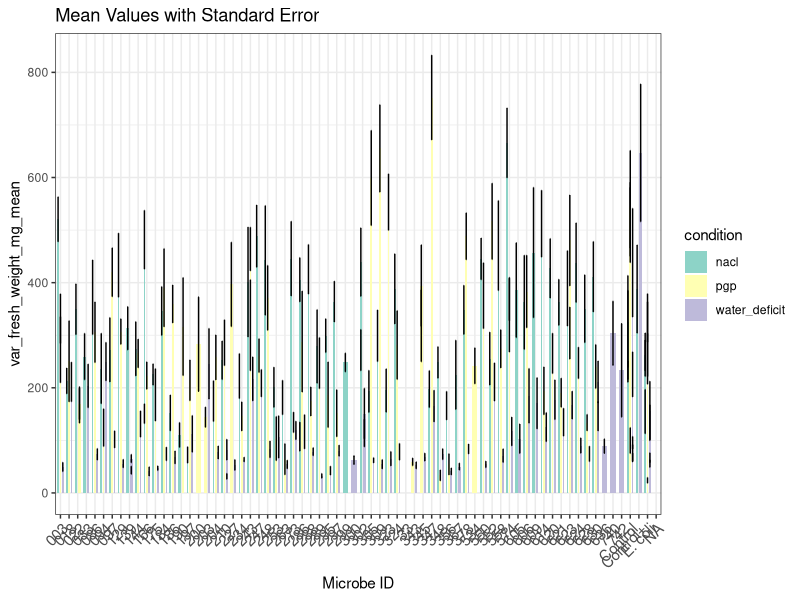
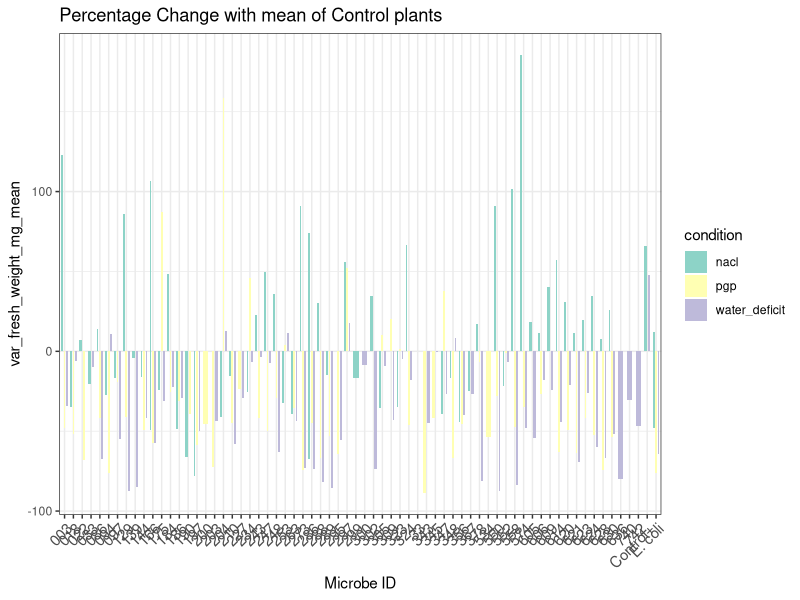
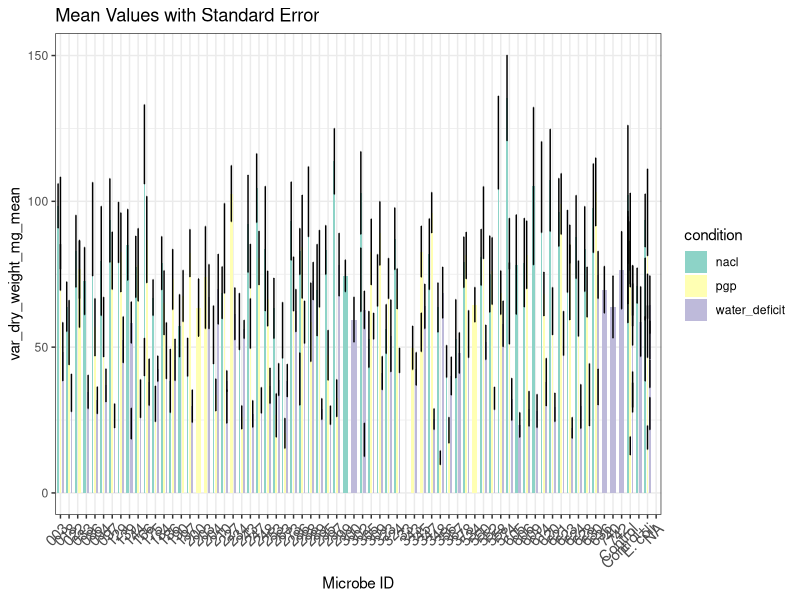
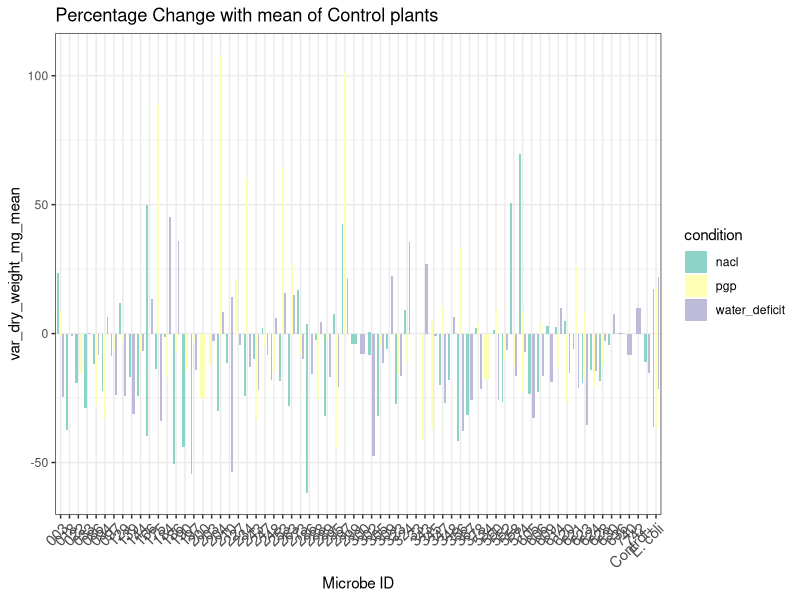
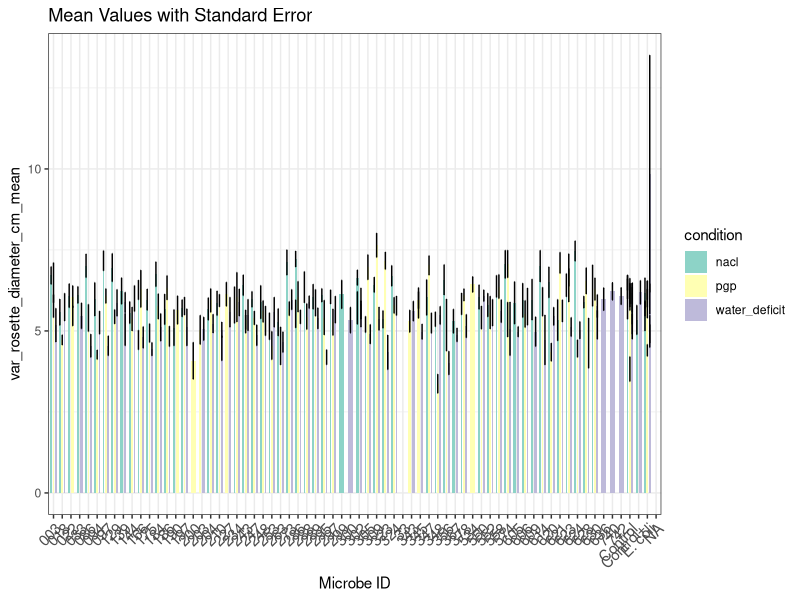
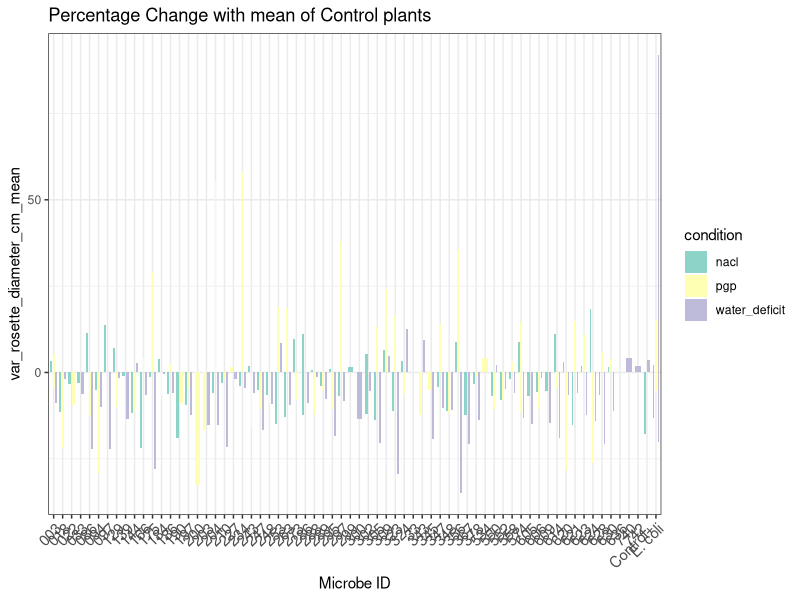
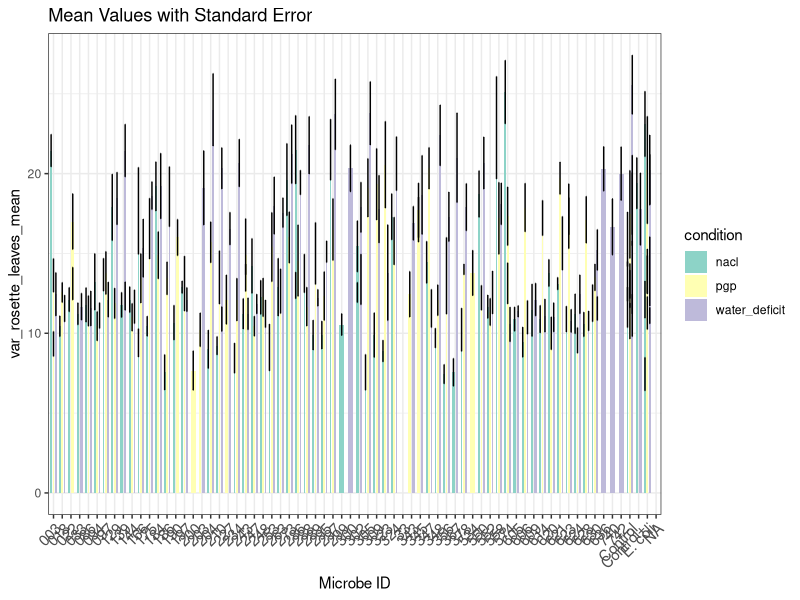
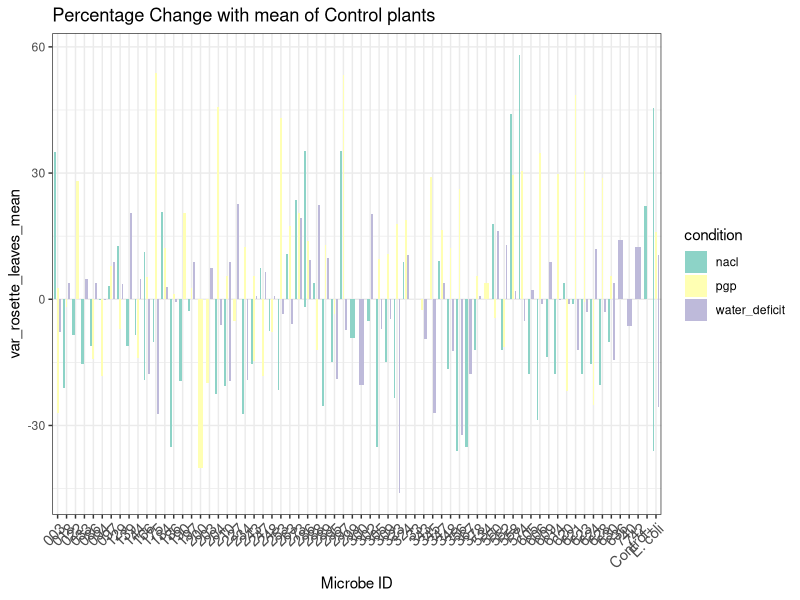

Recreate these plots in R, in order. (Note: this script raises an error after producing the figures.)
#!/usr/bin/env Rscript
## Script name: biosolutions_analysis.R
##
## Purpose of script: 
## Data summary and statistics of biosolutions project experiments.
## There are 3 different plant conditions that are inoculated with 
## ~60 microbial isolates to screen their role association with 
## plant growth.
## The plant model is Arabidopsis thaliana.
##
## Author: Savvas Paragkamian
##
## Date Created: 2024-11-14
##
library(tidyverse)
library(readxl)
#library(vegan)

# load data

pgp_data <- read_delim("../data/sarrislab_biosolutions_project.xlsx - pgp_experiment.tsv",
                       na=c("","NA"),
                       delim="\t")
nacl_data <- read_delim("../data/sarrislab_biosolutions_project.xlsx - nacl_experiment.tsv",
                       na=c("","NA"),
                       delim="\t")
water_deficit_data <- read_delim("../data/sarrislab_biosolutions_project.xlsx - water_deficit_experiment.tsv",
                       na=c("","NA"),
                       delim="\t")

microbes <- read_delim("../data/sarrislab_biosolutions_project.xlsx - microbes.tsv", delim="\t")

plant_batches <- read_delim("../data/sarrislab_biosolutions_project.xlsx - plant_batches.tsv", delim="\t")


# microbe ids from the first report
ids <- c("378", "295", "247", "620", "614", "253", "305", "323", "345", "094", 
         "248", "630", "175", "204", "297", "234", "003", "018", "022", "033", 
         "086", "097", "129", "139", "144", "166", "184", "186", "190", "197", 
         "200", "203", "210", "227", "243", "263", "273", "288", "289", "309", 
         "324", "343", "347", "348", "356", "550", "552", "558", "574", "605", 
         "606", "609", "621", "623", "624", "628", "740", "742", "1020", "1060")

## Combine all data from experiments
all_experiments <- bind_rows(pgp_data,nacl_data,water_deficit_data)
all_experiments$microbe_id <- gsub('"', '', all_experiments$microbe_id)

print(unique(all_experiments$condition))

microbes_conditions_summary <- all_experiments |>
    distinct(microbe_id,condition) |> 
    group_by(microbe_id) |> 
    summarise(n_conditions=n(),
              conditions_tested=str_c(condition, collapse = ","))

batch_summary <- all_experiments |> 
    distinct(batch_id, microbe_id,condition)

# there are some microbes that have been tested twice 
# in the same condition
microbes_batches_summary <- all_experiments |>
    distinct(microbe_id,condition, batch_id) |> 
    group_by(microbe_id,condition) |> 
    summarise(n_batches=n(), .groups="keep") 

## microbes summary and next steps
# ids from report not in experiments data
ids[!(ids %in% unique(all_experiments$microbe_id))] 

# microbes from the updated list of microbes not in ids from report
microbes_not_in_biosolutions <- microbes[!(microbes$microbe_id %in% ids),]


## Normalisation
## how to compare with the control values?

### calculate mean and sd error values
all_experiments_stats <- all_experiments |>
    group_by(microbe_id,batch_id,condition) |>
    summarise(across(
                     starts_with("var"),
                     list(mean = ~mean(.,na.rm=T),
                          #sd = ~sd(.),
                          sderr = ~sd(.,na.rm=T) / sqrt(n())),
                     .names = "{.col}_{.fn}"),
              var_n_plants=n(),
              .groups="keep") |>
    ungroup()


### transform to long format
all_experiments_stats_l <- all_experiments_stats |>
    pivot_longer(cols = starts_with("var"),
    names_to = "variable",
    values_to = "value")


## only controls all data
controls_all <- all_experiments |>
    filter(microbe_id %in% c("Control", "E. coli")) |>
    mutate(controls = paste(microbe_id,batch_id, sep="_"))# ,"E. coli" 

# Data

all_experiments_mean_l <- all_experiments_stats |>
    dplyr::select(microbe_id,
                  batch_id,
                  condition,
                  contains("mean")) |>
    pivot_longer(
        cols = contains("mean"),  # Select columns with "mean" in their names
        names_to = "variable",    # Create a column for variable names
        values_to = "value")       # Create a column for the value


# Calculate percentage change
all_experiments_norm <- all_experiments_mean_l |>
    group_by(batch_id,variable) |>
    mutate(control_value = value[microbe_id == "Control"], #Extract control value
         percent_change = ((value - control_value) / control_value) * 100) |>
  ungroup() |>
  select(-control_value) # Optional: Remove intermediate control_value column

all_experiments_norm_no_control <- all_experiments_norm |>
    select(-value) %>%  # Remove the original value column
    pivot_wider(
                names_from = variable,
                values_from = percent_change
                ) |>
    filter(microbe_id!="Control")


## Figures
#
### for all variables across contitions
vars <- unique(all_experiments_stats_l$variable)
vars_mean <- vars[grep("mean",vars)]
vars_err <- vars[grep("sderr",vars)]

for (i in seq_along(vars_mean)){
    print(i)

    fig_bar_all <- ggplot(all_experiments_stats,
                      aes(x = microbe_id,
                          y = !!sym(vars_mean[i]),
                          fill = condition)) + 
                geom_col(width = 0.6,
                         position = position_dodge(width = 0.82)) +
                geom_errorbar(aes(ymin = !!sym(vars_mean[i]) - !!sym(vars_err[i]),
                                  ymax = !!sym(vars_mean[i]) + !!sym(vars_err[i])),
                              position = position_dodge(width = 0.82),
                              width = 0.1) +  # Error bars
                labs(
                     title = "Mean Values with Standard Error",
                     x = "Microbe ID",
                     y = vars_mean[i]) +
                theme_bw() +
                scale_fill_brewer(palette = "Set3") +
                theme(
                      axis.text.x = element_text(angle = 45,
                                                 hjust = 1,
                                                 size = 11)
                )
    
    ggsave(paste0("../figures/plant_growth_promotion_mean_",vars_mean[i],".png"),
           plot=fig_bar_all, 
           height = 20, 
           width = 50,
           dpi = 300, 
           units="cm",
           device="png")

## percent change

    fig_percent_c <- ggplot(all_experiments_norm_no_control,
                      aes(x = microbe_id,
                          y = !!sym(vars_mean[i]),
                          fill = condition)) + 
                geom_col(width = 0.6,
                         position = position_dodge(width = 0.82)) +
                labs(
                     title = "Percentage Change with mean of Control plants",
                     x = "Microbe ID",
                     y = vars_mean[i]) +
                theme_bw() +
                scale_fill_brewer(palette = "Set3") +
                theme(
                      axis.text.x = element_text(angle = 45,
                                                 hjust = 1,
                                                 size = 11)
                )
    
    ggsave(paste0("../figures/plant_growth_promotion_percent_change_",
                  vars_mean[i],
                  ".png"),
           plot=fig_percent_c, 
           height = 20, 
           width = 50,
           dpi = 300, 
           units="cm",
           device="png")
    
}


### for each batch and each variable

batches <- unique(all_experiments_stats$batch_id)
vars_a <- colnames(all_experiments)[grepl("var", colnames(all_experiments))]

for (b in seq_along(batches)) {

    batch_data <- all_experiments_stats |>
        filter(batch_id==batches[b])

    condition <- unique(batch_data$condition)
    print(batches[b])
    print(condition)
    print("bar plot")
    # bar plot

    for (i in seq_along(vars_mean)){
        print(i)
    
        fig_bar <- ggplot(batch_data,
                          aes(x = microbe_id,
                              y = !!sym(vars_mean[i]))) + 
                    geom_col(width = 0.6,
                             position = "identity")+
                    #position_dodge(width = 0.82)) +
                    geom_errorbar(aes(ymin = !!sym(vars_mean[i]) - !!sym(vars_err[i]),
                                      ymax = !!sym(vars_mean[i]) + !!sym(vars_err[i])),
                                  #position = position_dodge(width = 0.82),
                                  width = 0.1) +  # Error bars
                    labs(
                         title = paste0(condition," batch = ",batches[b]),
                         x = "Microbe ID",
                         y = vars_mean[i]) +
                    theme_bw() +
                    scale_fill_brewer(palette = "Set3") +
                    theme(
                          axis.text.x = element_text(angle = 45,
                                                     hjust = 1,
                                                     size = 11)
                    )
        
        ggsave(paste0("../figures/","batch_",
                      batches[b],
                      "_",condition,"_",
                      vars_mean[i],"_bar.png"),
               plot=fig_bar, 
               height = 20, 
               width = 50,
               dpi = 300, 
               units="cm",
               device="png")
    }
        
    print("box plot")
    # box plot
    batch_data_a <- all_experiments |>
        filter(batch_id==batches[b])


    for (i in seq_along(vars_a)){
        print(i)
    
        fig_bar <- ggplot(batch_data_a,
                          aes(x = microbe_id,
                              y = !!sym(vars_a[i]))) + 
                    geom_boxplot(width = 0.6,
                             position = "identity")+
                    geom_point(
                             position = "identity")+
                    #position_dodge(width = 0.82)) +
                    labs(
                         title = paste0(condition," batch = ",batches[b]),
                         x = "Microbe ID",
                         y = vars_a[i]) +
                    theme_bw() +
                    scale_fill_brewer(palette = "Set3") +
                    theme(
                          axis.text.x = element_text(angle = 45,
                                                     hjust = 1,
                                                     size = 11)
                    )
        
        ggsave(paste0("../figures/","batch_",
                      batches[b],
                      "_",condition,"_",
                      vars_a[i],"_boxplot.png"),
               plot=fig_bar, 
               height = 20, 
               width = 50,
               dpi = 300, 
               units="cm",
               device="png")

    }
}

conditions <- unique(all_experiments$condition)

controls_all_l <- controls_all |>
    pivot_longer(cols = starts_with("var"),
                 names_to = "variable",
                 values_to = "value")

for (i in seq_along(conditions)) {


    controls_all_c <- controls_all_l |>
        filter(condition==conditions[i]) 

    fig_controls <- ggplot(controls_all_c,
                      aes(x = controls,
                          y = value)) + 
                geom_boxplot(width = 0.6,
                         position = "identity")+
                geom_point(
                         position = "identity")+
                #position_dodge(width = 0.82) +
                labs(
                     x = "Microbe ID",
                     y = "value") +
                theme_bw() +
                scale_fill_brewer(palette = "Set3") +
                theme(
                      axis.text.x = element_text(angle = 45,
                                                 hjust = 1,
                                                 size = 11)
                )+
                facet_wrap(~variable, ncol=1, nrow=9,scales="free" )
    
    ggsave(paste0("../figures/","batch_controls_",conditions[i],"_boxplot.png"),
           plot=fig_controls, 
           height = 90, 
           width = 15,
           dpi = 300, 
           units="cm",
           device="png")

}

## plant batches
##

plant_batches_l <- plant_batches |> 
    filter(!is.na(date)) #|>
    #mutate(date=as.Date(date))

batch_plot <- ggplot()+
    geom_col(plant_batches_l,
             mapping=aes(y=date,
                 x=as.character(batch_id),
                 fill=action),
             position="stack")+
    theme_bw() 

ggsave("../figures/batch_dates_barplot.png",
       plot=batch_plot, 
       height = 30, 
       width = 30,
       dpi = 300, 
       units="cm",
       device="png")

data <- data.frame(
  date = as.Date(c("2023-01-01", "2023-02-01", "2023-03-01", "2023-04-01")),
  value = c(10, 20, 15, 25)
)

# Create the ggplot
ggplot(data, aes(x = date, y = value)) +
  geom_col(fill = "skyblue") +
  labs(title = "Column Chart with Dates",
       x = "Date",
       y = "Value") +
  theme_minimal()

plant_batches_w <- plant_batches |> 
    filter(!is.na(date)) |>
    pivot_wider(id_cols=batch_id,names_from=action, values_from=date) 


## Statistics



